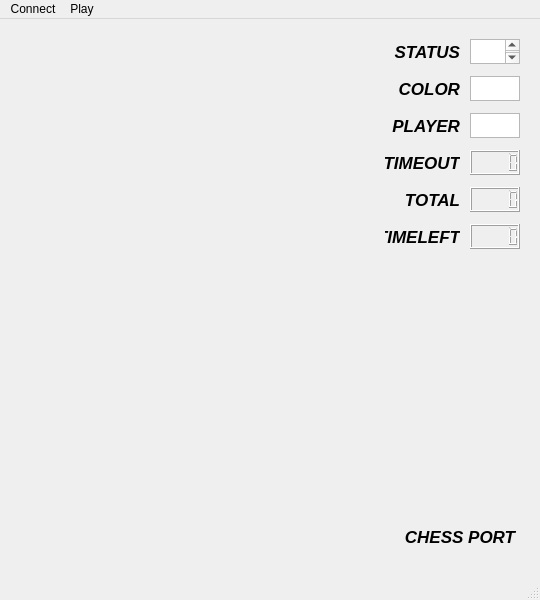
<?xml version="1.0" encoding="UTF-8"?>
<ui version="4.0">
 <class>MainWindow</class>
 <widget class="QMainWindow" name="MainWindow">
  <property name="geometry">
   <rect>
    <x>0</x>
    <y>0</y>
    <width>540</width>
    <height>600</height>
   </rect>
  </property>
  <property name="windowTitle">
   <string>MainWindow</string>
  </property>
  <widget class="QWidget" name="Base">
   <widget class="QLabel" name="Background">
    <property name="enabled">
     <bool>true</bool>
    </property>
    <property name="geometry">
     <rect>
      <x>0</x>
      <y>0</y>
      <width>540</width>
      <height>600</height>
     </rect>
    </property>
    <property name="layoutDirection">
     <enum>Qt::LeftToRight</enum>
    </property>
    <property name="text">
     <string/>
    </property>
    <property name="pixmap">
     <pixmap resource="Resources.qrc">:/Board/png/Background.jpg</pixmap>
    </property>
   </widget>
   <widget class="QLabel" name="ChessBoard">
    <property name="geometry">
     <rect>
      <x>20</x>
      <y>20</y>
      <width>360</width>
      <height>510</height>
     </rect>
    </property>
    <property name="text">
     <string/>
    </property>
    <property name="pixmap">
     <pixmap resource="Resources.qrc">:/Board/png/Board.png</pixmap>
    </property>
    <property name="scaledContents">
     <bool>true</bool>
    </property>
   </widget>
   <widget class="QTextBrowser" name="activePlayer">
    <property name="geometry">
     <rect>
      <x>470</x>
      <y>94</y>
      <width>50</width>
      <height>25</height>
     </rect>
    </property>
    <property name="layoutDirection">
     <enum>Qt::LeftToRight</enum>
    </property>
   </widget>
   <widget class="QLCDNumber" name="timeLeft">
    <property name="geometry">
     <rect>
      <x>470</x>
      <y>205</y>
      <width>50</width>
      <height>25</height>
     </rect>
    </property>
    <property name="layoutDirection">
     <enum>Qt::LeftToRight</enum>
    </property>
    <property name="intValue" stdset="0">
     <number>0</number>
    </property>
   </widget>
   <widget class="QLCDNumber" name="totalStep">
    <property name="geometry">
     <rect>
      <x>470</x>
      <y>168</y>
      <width>50</width>
      <height>25</height>
     </rect>
    </property>
    <property name="layoutDirection">
     <enum>Qt::LeftToRight</enum>
    </property>
   </widget>
   <widget class="QLCDNumber" name="timeoutTimes">
    <property name="geometry">
     <rect>
      <x>470</x>
      <y>131</y>
      <width>50</width>
      <height>25</height>
     </rect>
    </property>
    <property name="layoutDirection">
     <enum>Qt::LeftToRight</enum>
    </property>
   </widget>
   <widget class="Chess" name="chess_0">
    <property name="geometry">
     <rect>
      <x>20</x>
      <y>20</y>
      <width>50</width>
      <height>25</height>
     </rect>
    </property>
    <property name="text">
     <string/>
    </property>
   </widget>
   <widget class="Chess" name="chess_1">
    <property name="geometry">
     <rect>
      <x>20</x>
      <y>57</y>
      <width>50</width>
      <height>25</height>
     </rect>
    </property>
    <property name="text">
     <string/>
    </property>
   </widget>
   <widget class="Chess" name="chess_2">
    <property name="geometry">
     <rect>
      <x>20</x>
      <y>94</y>
      <width>50</width>
      <height>25</height>
     </rect>
    </property>
    <property name="text">
     <string/>
    </property>
   </widget>
   <widget class="Chess" name="chess_3">
    <property name="geometry">
     <rect>
      <x>20</x>
      <y>131</y>
      <width>50</width>
      <height>25</height>
     </rect>
    </property>
    <property name="text">
     <string/>
    </property>
   </widget>
   <widget class="Chess" name="chess_4">
    <property name="geometry">
     <rect>
      <x>20</x>
      <y>168</y>
      <width>50</width>
      <height>25</height>
     </rect>
    </property>
    <property name="text">
     <string/>
    </property>
   </widget>
   <widget class="Chess" name="chess_5">
    <property name="geometry">
     <rect>
      <x>20</x>
      <y>205</y>
      <width>50</width>
      <height>25</height>
     </rect>
    </property>
    <property name="text">
     <string/>
    </property>
   </widget>
   <widget class="Chess" name="chess_6">
    <property name="geometry">
     <rect>
      <x>20</x>
      <y>320</y>
      <width>50</width>
      <height>25</height>
     </rect>
    </property>
    <property name="text">
     <string/>
    </property>
   </widget>
   <widget class="Chess" name="chess_7">
    <property name="geometry">
     <rect>
      <x>20</x>
      <y>357</y>
      <width>50</width>
      <height>25</height>
     </rect>
    </property>
    <property name="text">
     <string/>
    </property>
   </widget>
   <widget class="Chess" name="chess_8">
    <property name="geometry">
     <rect>
      <x>20</x>
      <y>394</y>
      <width>50</width>
      <height>25</height>
     </rect>
    </property>
    <property name="text">
     <string/>
    </property>
   </widget>
   <widget class="Chess" name="chess_9">
    <property name="geometry">
     <rect>
      <x>20</x>
      <y>431</y>
      <width>50</width>
      <height>25</height>
     </rect>
    </property>
    <property name="text">
     <string/>
    </property>
   </widget>
   <widget class="Chess" name="chess_10">
    <property name="geometry">
     <rect>
      <x>20</x>
      <y>468</y>
      <width>50</width>
      <height>25</height>
     </rect>
    </property>
    <property name="text">
     <string/>
    </property>
   </widget>
   <widget class="Chess" name="chess_11">
    <property name="geometry">
     <rect>
      <x>20</x>
      <y>505</y>
      <width>50</width>
      <height>25</height>
     </rect>
    </property>
    <property name="text">
     <string/>
    </property>
   </widget>
   <widget class="Chess" name="chess_12">
    <property name="geometry">
     <rect>
      <x>97</x>
      <y>20</y>
      <width>50</width>
      <height>25</height>
     </rect>
    </property>
    <property name="text">
     <string/>
    </property>
   </widget>
   <widget class="Chess" name="chess_13">
    <property name="geometry">
     <rect>
      <x>97</x>
      <y>57</y>
      <width>50</width>
      <height>25</height>
     </rect>
    </property>
    <property name="text">
     <string/>
    </property>
   </widget>
   <widget class="Chess" name="chess_14">
    <property name="geometry">
     <rect>
      <x>97</x>
      <y>131</y>
      <width>50</width>
      <height>25</height>
     </rect>
    </property>
    <property name="text">
     <string/>
    </property>
   </widget>
   <widget class="Chess" name="chess_15">
    <property name="geometry">
     <rect>
      <x>97</x>
      <y>205</y>
      <width>50</width>
      <height>25</height>
     </rect>
    </property>
    <property name="text">
     <string/>
    </property>
   </widget>
   <widget class="Chess" name="chess_16">
    <property name="geometry">
     <rect>
      <x>97</x>
      <y>320</y>
      <width>50</width>
      <height>25</height>
     </rect>
    </property>
    <property name="text">
     <string/>
    </property>
   </widget>
   <widget class="Chess" name="chess_17">
    <property name="geometry">
     <rect>
      <x>97</x>
      <y>394</y>
      <width>50</width>
      <height>25</height>
     </rect>
    </property>
    <property name="text">
     <string/>
    </property>
   </widget>
   <widget class="Chess" name="chess_18">
    <property name="geometry">
     <rect>
      <x>97</x>
      <y>468</y>
      <width>50</width>
      <height>25</height>
     </rect>
    </property>
    <property name="text">
     <string/>
    </property>
   </widget>
   <widget class="Chess" name="chess_19">
    <property name="geometry">
     <rect>
      <x>97</x>
      <y>505</y>
      <width>50</width>
      <height>25</height>
     </rect>
    </property>
    <property name="text">
     <string/>
    </property>
   </widget>
   <widget class="Chess" name="chess_20">
    <property name="geometry">
     <rect>
      <x>252</x>
      <y>394</y>
      <width>50</width>
      <height>25</height>
     </rect>
    </property>
    <property name="text">
     <string/>
    </property>
   </widget>
   <widget class="Chess" name="chess_21">
    <property name="geometry">
     <rect>
      <x>252</x>
      <y>468</y>
      <width>50</width>
      <height>25</height>
     </rect>
    </property>
    <property name="text">
     <string/>
    </property>
   </widget>
   <widget class="Chess" name="chess_22">
    <property name="geometry">
     <rect>
      <x>252</x>
      <y>505</y>
      <width>50</width>
      <height>25</height>
     </rect>
    </property>
    <property name="text">
     <string/>
    </property>
   </widget>
   <widget class="Chess" name="chess_23">
    <property name="geometry">
     <rect>
      <x>252</x>
      <y>320</y>
      <width>50</width>
      <height>25</height>
     </rect>
    </property>
    <property name="text">
     <string/>
    </property>
   </widget>
   <widget class="Chess" name="chess_24">
    <property name="geometry">
     <rect>
      <x>252</x>
      <y>131</y>
      <width>50</width>
      <height>25</height>
     </rect>
    </property>
    <property name="text">
     <string/>
    </property>
   </widget>
   <widget class="Chess" name="chess_25">
    <property name="geometry">
     <rect>
      <x>252</x>
      <y>57</y>
      <width>50</width>
      <height>25</height>
     </rect>
    </property>
    <property name="text">
     <string/>
    </property>
   </widget>
   <widget class="Chess" name="chess_26">
    <property name="geometry">
     <rect>
      <x>252</x>
      <y>20</y>
      <width>50</width>
      <height>25</height>
     </rect>
    </property>
    <property name="text">
     <string/>
    </property>
   </widget>
   <widget class="Chess" name="chess_27">
    <property name="geometry">
     <rect>
      <x>252</x>
      <y>205</y>
      <width>50</width>
      <height>25</height>
     </rect>
    </property>
    <property name="text">
     <string/>
    </property>
   </widget>
   <widget class="Chess" name="chess_28">
    <property name="geometry">
     <rect>
      <x>330</x>
      <y>507</y>
      <width>50</width>
      <height>25</height>
     </rect>
    </property>
    <property name="text">
     <string/>
    </property>
   </widget>
   <widget class="Chess" name="chess_29">
    <property name="geometry">
     <rect>
      <x>330</x>
      <y>170</y>
      <width>50</width>
      <height>25</height>
     </rect>
    </property>
    <property name="text">
     <string/>
    </property>
   </widget>
   <widget class="Chess" name="chess_30">
    <property name="geometry">
     <rect>
      <x>330</x>
      <y>396</y>
      <width>50</width>
      <height>25</height>
     </rect>
    </property>
    <property name="text">
     <string/>
    </property>
   </widget>
   <widget class="Chess" name="chess_31">
    <property name="geometry">
     <rect>
      <x>330</x>
      <y>22</y>
      <width>50</width>
      <height>25</height>
     </rect>
    </property>
    <property name="text">
     <string/>
    </property>
   </widget>
   <widget class="Chess" name="chess_32">
    <property name="geometry">
     <rect>
      <x>330</x>
      <y>207</y>
      <width>50</width>
      <height>25</height>
     </rect>
    </property>
    <property name="text">
     <string/>
    </property>
   </widget>
   <widget class="Chess" name="chess_33">
    <property name="geometry">
     <rect>
      <x>330</x>
      <y>433</y>
      <width>50</width>
      <height>25</height>
     </rect>
    </property>
    <property name="text">
     <string/>
    </property>
   </widget>
   <widget class="Chess" name="chess_34">
    <property name="geometry">
     <rect>
      <x>330</x>
      <y>322</y>
      <width>50</width>
      <height>25</height>
     </rect>
    </property>
    <property name="text">
     <string/>
    </property>
   </widget>
   <widget class="Chess" name="chess_35">
    <property name="geometry">
     <rect>
      <x>330</x>
      <y>59</y>
      <width>50</width>
      <height>25</height>
     </rect>
    </property>
    <property name="text">
     <string/>
    </property>
   </widget>
   <widget class="Chess" name="chess_36">
    <property name="geometry">
     <rect>
      <x>330</x>
      <y>96</y>
      <width>50</width>
      <height>25</height>
     </rect>
    </property>
    <property name="text">
     <string/>
    </property>
   </widget>
   <widget class="Chess" name="chess_37">
    <property name="geometry">
     <rect>
      <x>330</x>
      <y>359</y>
      <width>50</width>
      <height>25</height>
     </rect>
    </property>
    <property name="text">
     <string/>
    </property>
   </widget>
   <widget class="Chess" name="chess_38">
    <property name="geometry">
     <rect>
      <x>330</x>
      <y>133</y>
      <width>50</width>
      <height>25</height>
     </rect>
    </property>
    <property name="text">
     <string/>
    </property>
   </widget>
   <widget class="Chess" name="chess_39">
    <property name="geometry">
     <rect>
      <x>330</x>
      <y>470</y>
      <width>50</width>
      <height>25</height>
     </rect>
    </property>
    <property name="text">
     <string/>
    </property>
   </widget>
   <widget class="Chess" name="chess_40">
    <property name="geometry">
     <rect>
      <x>175</x>
      <y>322</y>
      <width>50</width>
      <height>25</height>
     </rect>
    </property>
    <property name="text">
     <string/>
    </property>
   </widget>
   <widget class="Chess" name="chess_41">
    <property name="geometry">
     <rect>
      <x>175</x>
      <y>470</y>
      <width>50</width>
      <height>25</height>
     </rect>
    </property>
    <property name="text">
     <string/>
    </property>
   </widget>
   <widget class="Chess" name="chess_42">
    <property name="geometry">
     <rect>
      <x>175</x>
      <y>433</y>
      <width>50</width>
      <height>25</height>
     </rect>
    </property>
    <property name="text">
     <string/>
    </property>
   </widget>
   <widget class="Chess" name="chess_43">
    <property name="geometry">
     <rect>
      <x>175</x>
      <y>507</y>
      <width>50</width>
      <height>25</height>
     </rect>
    </property>
    <property name="text">
     <string/>
    </property>
   </widget>
   <widget class="Chess" name="chess_45">
    <property name="geometry">
     <rect>
      <x>175</x>
      <y>59</y>
      <width>50</width>
      <height>25</height>
     </rect>
    </property>
    <property name="text">
     <string/>
    </property>
   </widget>
   <widget class="Chess" name="chess_46">
    <property name="geometry">
     <rect>
      <x>175</x>
      <y>207</y>
      <width>50</width>
      <height>25</height>
     </rect>
    </property>
    <property name="text">
     <string/>
    </property>
   </widget>
   <widget class="Chess" name="chess_48">
    <property name="geometry">
     <rect>
      <x>175</x>
      <y>22</y>
      <width>50</width>
      <height>25</height>
     </rect>
    </property>
    <property name="text">
     <string/>
    </property>
   </widget>
   <widget class="Chess" name="chess_49">
    <property name="geometry">
     <rect>
      <x>175</x>
      <y>96</y>
      <width>50</width>
      <height>25</height>
     </rect>
    </property>
    <property name="text">
     <string/>
    </property>
   </widget>
   <widget class="Chess" name="chess_44">
    <property name="geometry">
     <rect>
      <x>175</x>
      <y>359</y>
      <width>50</width>
      <height>25</height>
     </rect>
    </property>
    <property name="text">
     <string/>
    </property>
   </widget>
   <widget class="Chess" name="chess_47">
    <property name="geometry">
     <rect>
      <x>175</x>
      <y>170</y>
      <width>50</width>
      <height>25</height>
     </rect>
    </property>
    <property name="text">
     <string/>
    </property>
   </widget>
   <widget class="QTextBrowser" name="colorBrowser">
    <property name="geometry">
     <rect>
      <x>470</x>
      <y>57</y>
      <width>50</width>
      <height>25</height>
     </rect>
    </property>
    <property name="layoutDirection">
     <enum>Qt::LeftToRight</enum>
    </property>
   </widget>
   <widget class="QTextBrowser" name="status">
    <property name="geometry">
     <rect>
      <x>470</x>
      <y>20</y>
      <width>50</width>
      <height>25</height>
     </rect>
    </property>
    <property name="font">
     <font>
      <pointsize>13</pointsize>
      <weight>75</weight>
      <bold>true</bold>
     </font>
    </property>
    <property name="layoutDirection">
     <enum>Qt::LeftToRight</enum>
    </property>
    <property name="readOnly">
     <bool>true</bool>
    </property>
   </widget>
   <widget class="QLabel" name="statusLabel">
    <property name="geometry">
     <rect>
      <x>385</x>
      <y>20</y>
      <width>75</width>
      <height>25</height>
     </rect>
    </property>
    <property name="font">
     <font>
      <family>.AppleSystemUIFont</family>
      <pointsize>13</pointsize>
      <weight>75</weight>
      <italic>true</italic>
      <bold>true</bold>
      <underline>false</underline>
      <strikeout>false</strikeout>
     </font>
    </property>
    <property name="text">
     <string>STATUS</string>
    </property>
    <property name="alignment">
     <set>Qt::AlignRight|Qt::AlignTrailing|Qt::AlignVCenter</set>
    </property>
   </widget>
   <widget class="QLabel" name="colorLabel">
    <property name="geometry">
     <rect>
      <x>385</x>
      <y>57</y>
      <width>75</width>
      <height>25</height>
     </rect>
    </property>
    <property name="font">
     <font>
      <family>.AppleSystemUIFont</family>
      <pointsize>13</pointsize>
      <weight>75</weight>
      <italic>true</italic>
      <bold>true</bold>
      <underline>false</underline>
      <strikeout>false</strikeout>
     </font>
    </property>
    <property name="text">
     <string>COLOR</string>
    </property>
    <property name="alignment">
     <set>Qt::AlignRight|Qt::AlignTrailing|Qt::AlignVCenter</set>
    </property>
   </widget>
   <widget class="QLabel" name="activeLabel">
    <property name="geometry">
     <rect>
      <x>385</x>
      <y>94</y>
      <width>75</width>
      <height>25</height>
     </rect>
    </property>
    <property name="font">
     <font>
      <family>.AppleSystemUIFont</family>
      <pointsize>13</pointsize>
      <weight>75</weight>
      <italic>true</italic>
      <bold>true</bold>
      <underline>false</underline>
      <strikeout>false</strikeout>
     </font>
    </property>
    <property name="text">
     <string>PLAYER</string>
    </property>
    <property name="alignment">
     <set>Qt::AlignRight|Qt::AlignTrailing|Qt::AlignVCenter</set>
    </property>
   </widget>
   <widget class="QLabel" name="timeoutLabel">
    <property name="geometry">
     <rect>
      <x>385</x>
      <y>131</y>
      <width>75</width>
      <height>25</height>
     </rect>
    </property>
    <property name="font">
     <font>
      <family>.AppleSystemUIFont</family>
      <pointsize>13</pointsize>
      <weight>75</weight>
      <italic>true</italic>
      <bold>true</bold>
      <underline>false</underline>
      <strikeout>false</strikeout>
     </font>
    </property>
    <property name="text">
     <string>TIMEOUT</string>
    </property>
    <property name="alignment">
     <set>Qt::AlignRight|Qt::AlignTrailing|Qt::AlignVCenter</set>
    </property>
   </widget>
   <widget class="QLabel" name="timeleftLabel">
    <property name="geometry">
     <rect>
      <x>385</x>
      <y>205</y>
      <width>75</width>
      <height>25</height>
     </rect>
    </property>
    <property name="font">
     <font>
      <family>.AppleSystemUIFont</family>
      <pointsize>13</pointsize>
      <weight>75</weight>
      <italic>true</italic>
      <bold>true</bold>
      <underline>false</underline>
      <strikeout>false</strikeout>
     </font>
    </property>
    <property name="text">
     <string>TIMELEFT</string>
    </property>
    <property name="alignment">
     <set>Qt::AlignRight|Qt::AlignTrailing|Qt::AlignVCenter</set>
    </property>
   </widget>
   <widget class="QLabel" name="totalLabel">
    <property name="geometry">
     <rect>
      <x>385</x>
      <y>168</y>
      <width>75</width>
      <height>25</height>
     </rect>
    </property>
    <property name="font">
     <font>
      <family>.AppleSystemUIFont</family>
      <pointsize>13</pointsize>
      <weight>75</weight>
      <italic>true</italic>
      <bold>true</bold>
      <underline>false</underline>
      <strikeout>false</strikeout>
     </font>
    </property>
    <property name="text">
     <string>TOTAL</string>
    </property>
    <property name="alignment">
     <set>Qt::AlignRight|Qt::AlignTrailing|Qt::AlignVCenter</set>
    </property>
   </widget>
   <widget class="QLabel" name="chessportLabel">
    <property name="geometry">
     <rect>
      <x>400</x>
      <y>505</y>
      <width>120</width>
      <height>25</height>
     </rect>
    </property>
    <property name="font">
     <font>
      <family>.AppleSystemUIFont</family>
      <pointsize>13</pointsize>
      <weight>75</weight>
      <italic>true</italic>
      <bold>true</bold>
      <underline>false</underline>
      <strikeout>false</strikeout>
     </font>
    </property>
    <property name="text">
     <string>CHESS PORT</string>
    </property>
    <property name="alignment">
     <set>Qt::AlignCenter</set>
    </property>
   </widget>
  </widget>
  <widget class="QMenuBar" name="menubar">
   <property name="geometry">
    <rect>
     <x>0</x>
     <y>0</y>
     <width>540</width>
     <height>22</height>
    </rect>
   </property>
   <widget class="QMenu" name="menuConnect">
    <property name="title">
     <string>Connect</string>
    </property>
    <addaction name="actionCreate_Connection"/>
    <addaction name="actionConnect_to_Server"/>
    <addaction name="actionCancel_Connection"/>
   </widget>
   <widget class="QMenu" name="menuPlay">
    <property name="title">
     <string>Play</string>
    </property>
    <addaction name="actionStart"/>
    <addaction name="actionSurrender"/>
   </widget>
   <addaction name="menuConnect"/>
   <addaction name="menuPlay"/>
  </widget>
  <widget class="QStatusBar" name="statusbar"/>
  <action name="actionCreate_Connection">
   <property name="text">
    <string>Create Connection</string>
   </property>
  </action>
  <action name="actionConnect_to_Server">
   <property name="text">
    <string>Connect to Server</string>
   </property>
  </action>
  <action name="actionStart">
   <property name="text">
    <string>Start</string>
   </property>
  </action>
  <action name="actionSurrender">
   <property name="text">
    <string>Surrender</string>
   </property>
  </action>
  <action name="actionCancel_Connection">
   <property name="text">
    <string>Cancel Connection</string>
   </property>
  </action>
 </widget>
 <customwidgets>
  <customwidget>
   <class>Chess</class>
   <extends>QLabel</extends>
   <header location="global">chess.h</header>
  </customwidget>
 </customwidgets>
 <resources>
  <include location="Resources.qrc"/>
 </resources>
 <connections/>
</ui>
